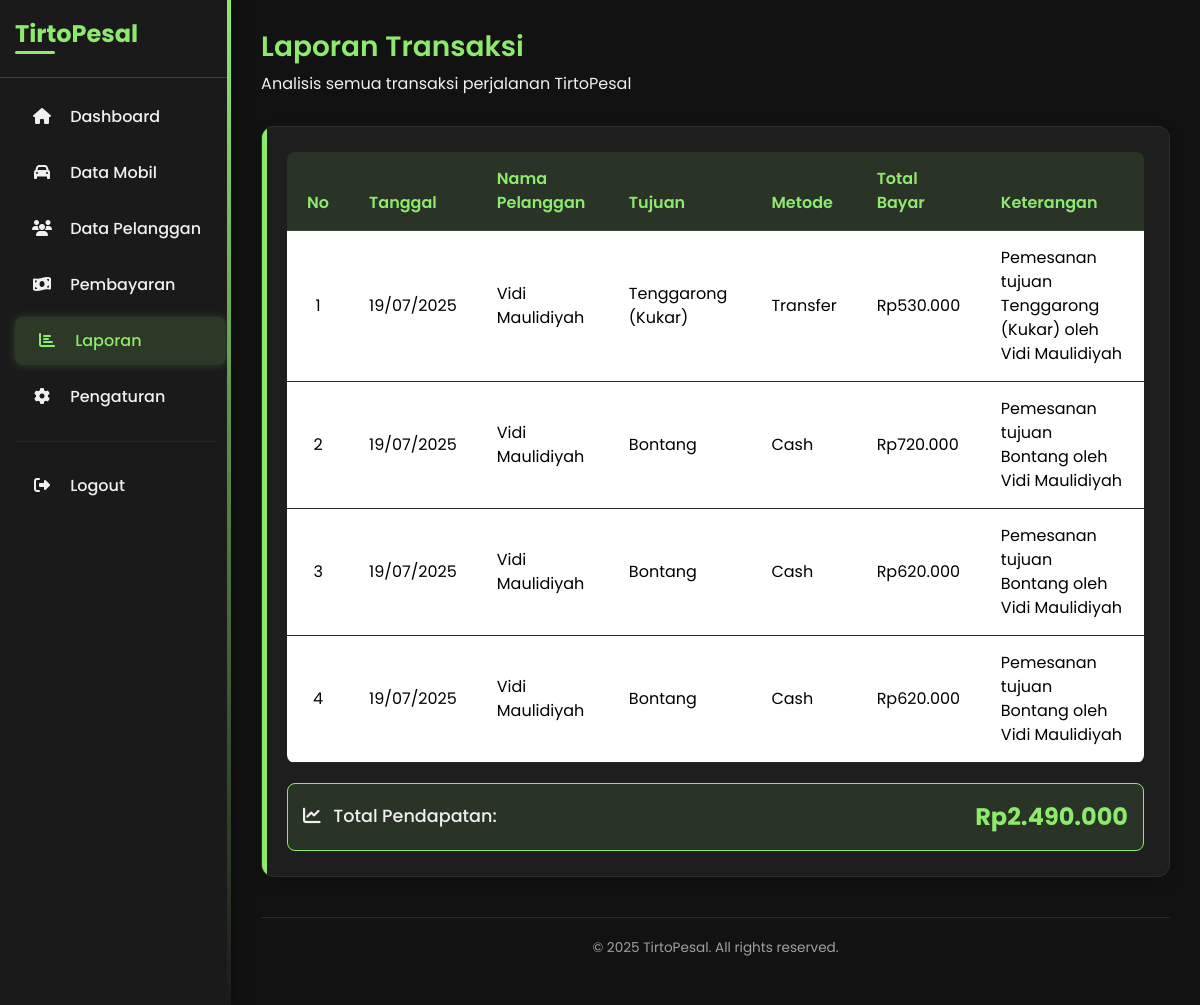
The page /laporan/index.php on the database its author committed.
### tables this page shows
CREATE TABLE `laporan` (
  `id_laporan` int NOT NULL,
  `id_pemesanan` int NOT NULL,
  `id_admin` int DEFAULT NULL,
  `tanggal_laporan` datetime DEFAULT CURRENT_TIMESTAMP,
  `total_pembayaran` int NOT NULL,
  `metode_pembayaran` varchar(100) NOT NULL,
  `keterangan` varchar(100) NOT NULL
);

CREATE TABLE `pelanggan` (
  `id_pelanggan` int NOT NULL,
  `username` varchar(50) NOT NULL,
  `password` varchar(100) NOT NULL,
  `nama_pelanggan` varchar(100) DEFAULT NULL,
  `no_hp` varchar(20) DEFAULT NULL,
  `email` varchar(100) DEFAULT NULL,
  `alamat` text
);

CREATE TABLE `tujuan` (
  `id_tujuan` int NOT NULL,
  `kota_asal` varchar(100) NOT NULL,
  `kota_tujuan` varchar(100) NOT NULL,
  `tarif` int NOT NULL,
  `estimasi` int NOT NULL,
  `id_mobil` int DEFAULT NULL
);

CREATE TABLE `pemesanan` (
  `id_pemesanan` int NOT NULL,
  `id_pelanggan` int DEFAULT NULL,
  `id_jadwal` int DEFAULT NULL,
  `id_mobil` int DEFAULT NULL,
  `tarif_mobil` int DEFAULT NULL,
  `jumlah_penumpang` int DEFAULT NULL,
  `status` varchar(20) DEFAULT 'pending',
  `total_bayar` int DEFAULT NULL,
  `tanggal_pesan` timestamp NULL DEFAULT CURRENT_TIMESTAMP,
  `id_tujuan` int DEFAULT NULL,
  `tarif_tujuan` int DEFAULT NULL,
  `tanggal_berangkat` date DEFAULT NULL,
  `total_harga` int DEFAULT NULL,
  `metode_pembayaran` enum('Cash','Transfer','QRIS') NOT NULL DEFAULT 'Cash',
  `status_pembayaran` enum('Belum Dibayar','Menunggu Konfirmasi','Sudah Dibayar') NOT NULL DEFAULT 'Belum Dibayar',
  `bukti_pembayaran` varchar(255) DEFAULT NULL,
  `tanggal_pembayaran` datetime DEFAULT NULL
);

### src/laporan/index.php (the view, shortened to what this page needs)
<?php
include '../includes/koneksi.php';
$query = mysqli_query($conn, "
    SELECT
        l.*,
        p.nama_pelanggan,
        t.kota_tujuan,
        pm.metode_pembayaran,
        pm.total_bayar
    FROM laporan l
    JOIN pemesanan pm ON l.id_pemesanan = pm.id_pemesanan
    JOIN pelanggan p ON pm.id_pelanggan = p.id_pelanggan
    JOIN tujuan t ON pm.id_tujuan = t.id_tujuan
    ORDER BY l.tanggal_laporan DESC
");
?>
<!DOCTYPE html>
<html lang="id">
<head>
    <link href="https://cdn.jsdelivr.net/npm/bootstrap@5.3.3/dist/css/bootstrap.min.css" rel="stylesheet">
    <link rel="stylesheet" href="https://cdnjs.cloudflare.com/ajax/libs/font-awesome/6.4.0/css/all.min.css">
</head>
<body>
    <div class="d-flex">
        <div class="sidebar p-0">
            <div class="brand-logo">
                <h4 class="text-brand fw-bold">TirtoPesal</h4>
            </div>
            <a href="../admin/dashboard.php">
                <i class="fas fa-home"></i>
                <span>Dashboard</span>
            </a>
            <a href="../mobil/index.php">
                <i class="fas fa-car"></i>
                <span>Data Mobil</span>
            </a>
            <a href="../pelanggan/index.php">
                <i class="fas fa-users"></i>
                <span>Data Pelanggan</span>
            </a>
            <a href="../pembayaran/index.php">
                <i class="fas fa-money-bill-wave"></i>
                <span>Pembayaran</span>
            </a>
            <a href="index.php" class="active">
                <i class="fas fa-chart-bar"></i>
                <span>Laporan</span>
            </a>
            <a href="../setting/index.php">
                <i class="fas fa-cog"></i>
                <span>Pengaturan</span>
            </a>
            <hr>
            <a href="../logout.php" class="logout">
                <i class="fas fa-sign-out-alt"></i>
                <span>Logout</span>
            </a>
        </div>
        <div class="main-content">
            <div class="welcome-section">
                <h3 class="text-brand fw-semibold">Laporan Transaksi</h3>
                <p>Analisis semua transaksi perjalanan TirtoPesal</p>
            </div>
            <div class="card-container fade-in">
                <div class="table-responsive">
                    <table class="table table-hover">
                        <thead>
                            <tr>
                                <th>No</th>
                                <th>Tanggal</th>
                                <th>Nama Pelanggan</th>
                                <th>Tujuan</th>
                                <th>Metode</th>
                                <th>Total Bayar</th>
                                <th>Keterangan</th>
                            </tr>
                        </thead>
                        <tbody>
                            <?php if (mysqli_num_rows($query) > 0) : ?>
                                <?php
                                $no = 1;
                                $totalPendapatan = 0;
                                while ($row = mysqli_fetch_assoc($query)) :
                                    $totalPendapatan += $row['total_bayar'];
                                ?>
                                    <tr>
                                        <td class="text-center"><?= $no++ ?></td>
                                        <td><?= date('d/m/Y', strtotime($row['tanggal_laporan'])) ?></td>
                                        <td><?= htmlspecialchars($row['nama_pelanggan']) ?></td>
                                        <td><?= htmlspecialchars($row['kota_tujuan']) ?></td>
                                        <td><?= htmlspecialchars($row['metode_pembayaran']) ?></td>
                                        <td>Rp<?= number_format($row['total_bayar'], 0, ',', '.') ?></td>
                                        <td><?= htmlspecialchars($row['keterangan']) ?></td>
                                    </tr>
                                <?php endwhile; ?>
                            <?php endif; ?>
                        </tbody>
                    </table>
                </div>
                <?php if (mysqli_num_rows($query) > 0) : ?>
                    <div class="total-amount pulse">
                        <div class="total-label">
                            <i class="fas fa-chart-line me-2"></i> Total Pendapatan:
                        </div>
                        <div class="total-value">
                            Rp<?= number_format($totalPendapatan, 0, ',', '.') ?>
                        </div>
                    </div>
                <?php endif; ?>
            </div>
            <div class="admin-footer">
                &copy; <?php echo date('Y'); ?> TirtoPesal. All rights reserved.
            </div>
        </div>
    </div>
</body>
</html>

### src/laporan/index.php (style rules this page uses)
:root { --brand-color: #8eea6d; --brand-dark: #6fc554; --sidebar-bg: #1a1a1a; --card-bg: #1e1e1e; --card-border: #2e2e2e; --text-primary: #f0f0f0; --text-secondary: #a0a0a0; }
* { transition: all 0.3s ease; }
body { background-color: #121212; color: var(--text-primary); font-family: 'Poppins', sans-serif; overflow-x: hidden; }
.sidebar { min-height: 100vh; background-color: var(--sidebar-bg); box-shadow: 5px 0 15px rgba(0, 0, 0, 0.3); z-index: 100; position: relative; }
.sidebar::before { content: ''; position: absolute; top: 0; right: 0; height: 100%; width: 4px; background: linear-gradient(to bottom, var(--brand-color), transparent); }
.sidebar a { color: var(--text-primary); padding: 12px 20px; display: block; text-decoration: none; border-radius: 8px; margin: 8px 10px; position: relative; overflow: hidden; font-weight: 500; }
.sidebar a i { width: 24px; text-align: center; margin-right: 12px; }
.sidebar a::before { content: ''; position: absolute; top: 0; left: -100%; width: 100%; height: 100%; background: linear-gradient(90deg, transparent, rgba(142, 234, 109, 0.2), transparent); transition: 0.5s; }
.sidebar a:hover, .sidebar .active { background-color: rgba(142, 234, 109, 0.15); color: var(--brand-color); transform: translateX(5px); }
.sidebar .active { box-shadow: 0 0 10px rgba(142, 234, 109, 0.2); }
.sidebar hr { border-color: rgba(142, 234, 109, 0.3); margin: 20px 15px; }
.text-brand { color: var(--brand-color); font-weight: 700; }
.brand-logo { padding: 20px 15px; border-bottom: 1px solid rgba(142, 234, 109, 0.2); margin-bottom: 15px; }
.brand-logo h4 { position: relative; display: inline-block; }
.brand-logo h4::after { content: ''; position: absolute; bottom: -5px; left: 0; width: 40px; height: 3px; background: var(--brand-color); border-radius: 3px; }
.main-content { padding: 30px; flex: 1; position: relative; }
.welcome-section { margin-bottom: 30px; animation: fadeInDown 0.8s ease-out; }
.card-container { background: var(--card-bg); border: 1px solid var(--card-border); border-radius: 12px; padding: 25px; box-shadow: 0 5px 15px rgba(0, 0, 0, 0.2); position: relative; overflow: hidden; opacity: 0; transform: translateY(20px); }
.card-container::before { content: ''; position: absolute; top: 0; left: 0; width: 5px; height: 100%; background: var(--brand-color); }
.table-responsive { border-radius: 8px; overflow: hidden; }
.table { margin-bottom: 0; }
.table th { background-color: rgba(142, 234, 109, 0.1); color: var(--brand-color); font-weight: 600; padding: 15px 20px; border-bottom: 1px solid rgba(142, 234, 109, 0.2); }
.table td { padding: 15px 20px; border-bottom: 1px solid rgba(255, 255, 255, 0.05); vertical-align: middle; }
.table tbody tr { transition: all 0.3s ease; }
.total-amount { background-color: rgba(142, 234, 109, 0.1); border-radius: 8px; padding: 15px; margin-top: 20px; display: flex; justify-content: space-between; align-items: center; border: 1px solid var(--brand-color); }
.total-label { font-size: 1.1rem; font-weight: 500; }
.total-value { font-size: 1.5rem; font-weight: 700; color: var(--brand-color); }
.fade-in { animation: fadeInUp 0.6s forwards; }
.pulse { animation: pulse 2s infinite; }
.admin-footer { text-align: center; padding: 20px; color: var(--text-secondary); font-size: 0.85rem; margin-top: 40px; border-top: 1px solid rgba(255, 255, 255, 0.1); }

### rows shown on the page
laporan: tanggal_laporan "19/07/2025", pelanggan.nama_pelanggan "Vidi Maulidiyah", tujuan.kota_tujuan "Tenggarong (Kukar)", id_pemesanan.metode_pembayaran "Transfer", id_pemesanan.total_bayar "530.000", keterangan "Pemesanan tujuan Tenggarong (Kukar) oleh Vidi Maulidiyah"
laporan: tanggal_laporan "19/07/2025", pelanggan.nama_pelanggan "Vidi Maulidiyah", tujuan.kota_tujuan "Bontang", id_pemesanan.metode_pembayaran "Cash", id_pemesanan.total_bayar "720.000", keterangan "Pemesanan tujuan Bontang oleh Vidi Maulidiyah"
laporan: tanggal_laporan "19/07/2025", pelanggan.nama_pelanggan "Vidi Maulidiyah", tujuan.kota_tujuan "Bontang", id_pemesanan.metode_pembayaran "Cash", id_pemesanan.total_bayar "620.000", keterangan "Pemesanan tujuan Bontang oleh Vidi Maulidiyah"
laporan: tanggal_laporan "19/07/2025", pelanggan.nama_pelanggan "Vidi Maulidiyah", tujuan.kota_tujuan "Bontang", id_pemesanan.metode_pembayaran "Cash", id_pemesanan.total_bayar "620.000", keterangan "Pemesanan tujuan Bontang oleh Vidi Maulidiyah"

### other values the page prints
$totalPendapatan "2.490.000"
